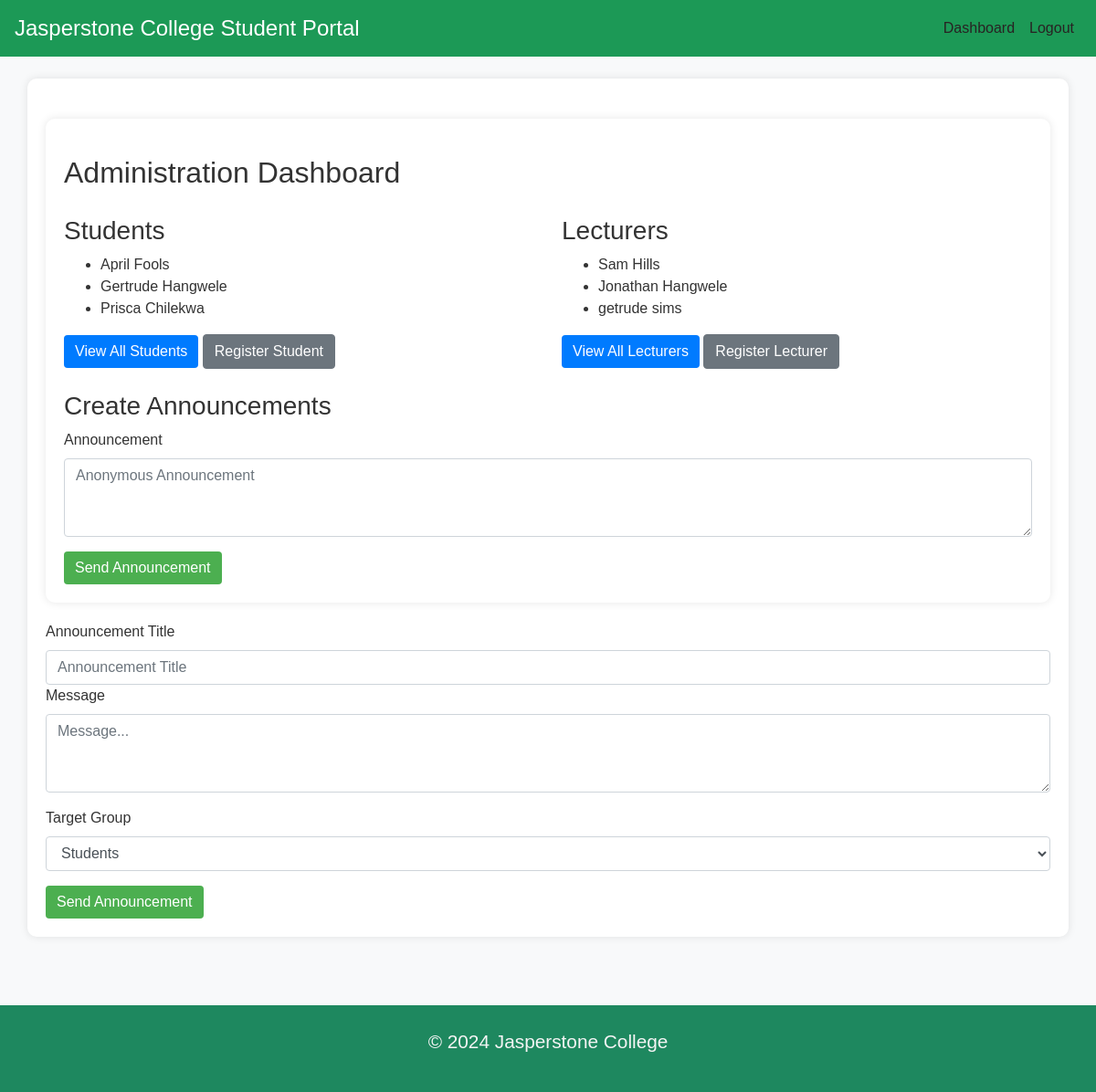
The app's page /administration/ (signed in) with its own data.
### students/models.py (models this page shows, shortened)
class Student(models.Model):
    user = models.OneToOneField(User, on_delete=models.CASCADE)
    student_number = models.CharField(max_length=30, unique=True)
    course = models.ForeignKey(Course, on_delete=models.CASCADE, default=1)
    intake_date = models.ForeignKey(StudentProfile, on_delete=models.CASCADE, null=True, blank=True)
    duration_years = models.IntegerField(default="2")   # Duration of the course
    assigned_courses = models.ManyToManyField(Course, related_name='students', blank=True)   # Many-to-Many relationship
    program_of_study = models.ForeignKey(Programme, on_delete=models.CASCADE, default=1)
    profile_picture = models.ImageField(upload_to='images/student_profiles/', default='images/profiles/profile.jpg', blank=True, null=True) # Added profile_picture for Student

### lecturers/models.py (models this page shows, shortened)
class Lecturer(models.Model):
    user = models.OneToOneField(User, on_delete=models.CASCADE, related_name='lecturer_profile')
    assigned_courses = models.ManyToManyField(Course)
    programme = models.ManyToManyField(Programme)
    contact = models.CharField(max_length=20)

### administration/views.py (the view)
# urls.py: path('',views.admin_dashboard, name='admin_dashboard'),
def admin_dashboard(request):
    if 'admin_id' not in request.session:
        messages.error(request, "You must be logged in as admin to view this page.")
        return redirect('administration:admin_login')
    students = Student.objects.all().order_by('-id')[:3]  # Get all students
    lecturers = Lecturer.objects.all().order_by('-id')[:3]  # Get all lecturers
    return render(request, 'administration/dashboard.html', {
        'students': students,
        'lecturers': lecturers,
    })

### administration/templates/administration/dashboard.html (shortened to what this page needs)
{% extends 'base.html' %}
{% block log %}
<div class="collapse navbar-collapse" id="navbarNav">
    <ul class="navbar-nav ml-auto">
        <li class="nav-item active">
            <a class="nav-link" href="{% url 'administration:admin_dashboard' %}">Dashboard</a>
        </li>
        <li class="nav-item">
            <a class="nav-link" href="{% url 'administration:admin_logout' %}">Logout</a>
        </li>
    </ul>
</div>
{% endblock log %}
{% block content %}
<div class="container mt-4">
    <h2>Administration Dashboard</h2>
    <div class="row">
        <div class="col-md-6">
            <h3>Students</h3>
            <ul>
                {% for student in students %}
                    <li>{{ student.user }}</li>
                {% endfor %}
            </ul>
            <a href="{% url 'administration:student_list' %}" class="btn btn-primary">View All Students</a>
            <a href="{% url 'administration:register_student' %}" class="btn btn-secondary">Register Student</a>
        </div>
        <div class="col-md-6">
            <h3>Lecturers</h3>
            <ul>
                {% for lecturer in lecturers %}
                    <li>{{ lecturer.user.first_name }} {{ lecturer.user.last_name }}</li>
                {% endfor %}
            </ul>
            <a href="{% url 'administration:list_lecturers' %}" class="btn btn-primary">View All Lecturers</a>
            <a href="{% url 'administration:register_lecturers' %}" class="btn btn-secondary">Register Lecturer</a>
        </div>
    </div>
    <div class="mt-4">
        <h3>Create Announcements</h3>
        <form method="POST" action="{% url 'administration:create_announcement' %}">
            <div class="form-group">
                <label for="announcement">Announcement</label>
                <textarea class="form-control" id="announcement" name="announcement" rows="3" placeholder="Anonymous Announcement" required></textarea>
            </div>
            <button type="submit" class="btn btn-success">Send Announcement</button>
        </form>
    </div>
</div>
<form method="POST" action="{% url 'administration:create_announcement' %}">
    <div class="form-group">
        <label for="title">Announcement Title</label>
        <input class="form-control" id="title" name="title" placeholder="Announcement Title" max="100" required>
        <label for="announcement">Message</label>
        <textarea class="form-control" id="announcement" name="announcement" rows="3" placeholder="Message..." required></textarea>
    </div>
    <div class="form-group">
        <label for="target_group">Target Group</label>
        <select class="form-control" id="target_group" name="target_group">
            <option value="students">Students</option>
        </select>
    </div>
    <button type="submit" class="btn btn-success">Send Announcement</button>
</form>
{% endblock %}

### static/css/styles.css (style rules this page uses)
body { font-family: 'Arial', sans-serif; background-color: #f8f9fa; color: #333; margin: 0; }
a { text-decoration: none; color: #1c9956; }
.container { background-color: white; border-radius: 10px; box-shadow: 0px 0px 10px rgba(0, 0, 0, 0.1); padding: 20px; margin: 20px auto; }
h2, h3 { margin-top: 20px; }
.nav-link { color: #282323 !important; }

### static/css/560.css (style rules this page uses)
.btn-success { background-color: #4CAF50; border: none; color: white; }
.btn-primary { background-color: #007bff !important; border: none; color: white !important; }

### records on screen
Student: user "April Fools"
Student: user "Gertrude Hangwele"
Student: user "Prisca Chilekwa"
Lecturer: user.first_name "Sam", user.last_name "Hills"
Lecturer: user.first_name "Jonathan", user.last_name "Hangwele"
Lecturer: user.first_name "getrude", user.last_name "sims"
